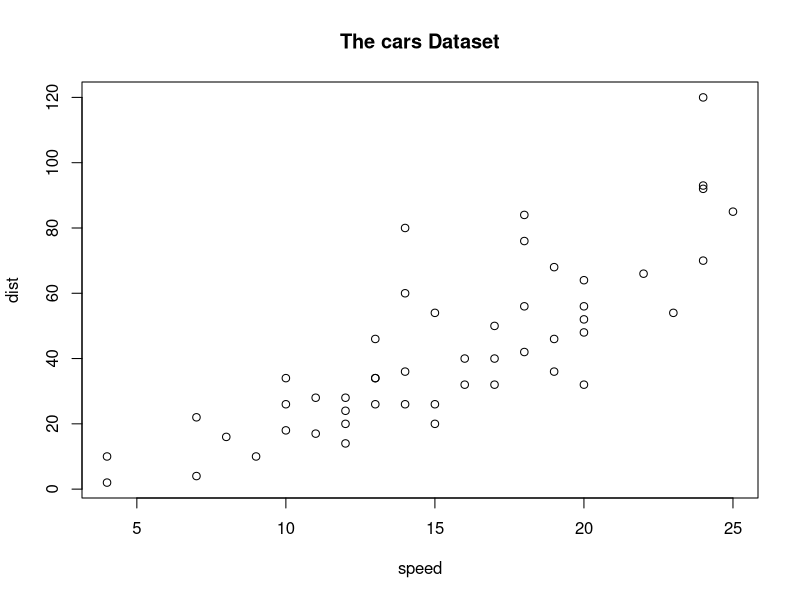

Recreate this plot in R.
## ---- chunk 1
data(cars)
cars
## ---- chunk 2
plot(cars, main ="The cars Dataset")

## ---- chunk 3
 summary(cars)
## ---- chunk 4
summ <- summary(cars)
max.speed.str <- summ[,1][6]
max.speed.str <- strsplit(max.speed.str,":")
max.speed <- max.speed.str[[1]][2]

min.dist.str  <- summ[,2][1]
min.dist.str <- strsplit(min.dist.str, ":")
min.dist <- min.dist.str[[1]][2]
str <- paste0("Maximum speed is ", max.speed, ", and minimum distance is ", 
              min.dist)
str
